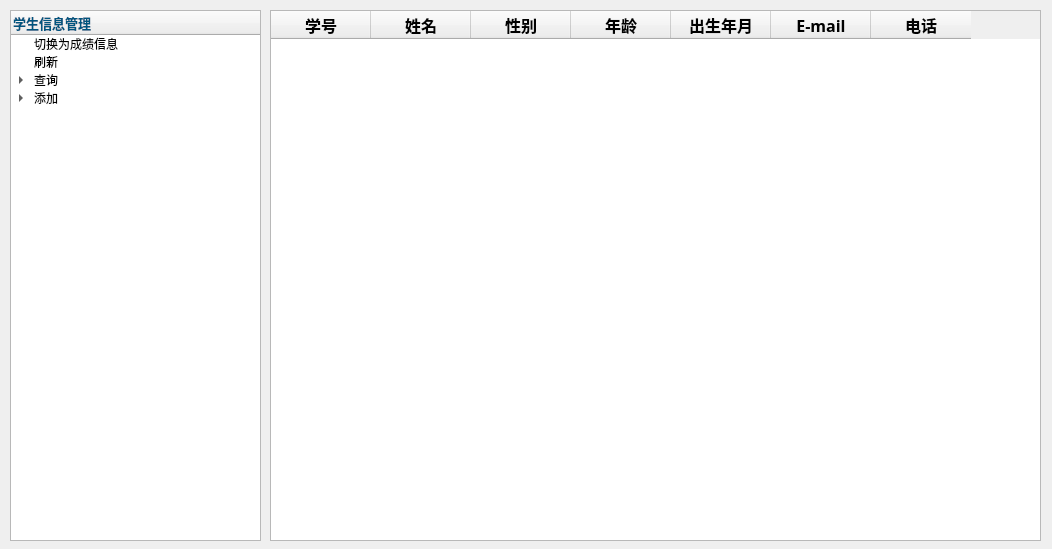
<?xml version="1.0" encoding="UTF-8"?>
<ui version="4.0">
 <class>MainWindow</class>
 <widget class="QMainWindow" name="MainWindow">
  <property name="geometry">
   <rect>
    <x>0</x>
    <y>0</y>
    <width>1052</width>
    <height>549</height>
   </rect>
  </property>
  <property name="windowTitle">
   <string>MainWindow</string>
  </property>
  <widget class="QWidget" name="centralwidget">
   <widget class="QTreeWidget" name="treeWidget">
    <property name="geometry">
     <rect>
      <x>10</x>
      <y>10</y>
      <width>251</width>
      <height>531</height>
     </rect>
    </property>
    <property name="styleSheet">
     <string notr="true">border-image: url(:/newPrefix/Desktop/PyQt5/test.ui/1.jpg);</string>
    </property>
    <column>
     <property name="text">
      <string>学生信息管理</string>
     </property>
     <property name="font">
      <font>
       <family>微软雅黑</family>
       <pointsize>10</pointsize>
       <weight>75</weight>
       <bold>true</bold>
      </font>
     </property>
     <property name="background">
      <color>
       <red>255</red>
       <green>255</green>
       <blue>255</blue>
      </color>
     </property>
     <property name="foreground">
      <brush brushstyle="SolidPattern">
       <color alpha="255">
        <red>0</red>
        <green>85</green>
        <blue>127</blue>
       </color>
      </brush>
     </property>
     <property name="icon">
      <iconset resource="../../../Pictures/4K/美女30P/路风影视模型素材（5TB容量）.url">
       <normaloff>:/newPrefix/timg.jpg</normaloff>
       <normalon>flash.png</normalon>:/newPrefix/timg.jpg</iconset>
     </property>
    </column>
    <item>
     <property name="text">
      <string>切换为成绩信息</string>
     </property>
     <property name="background">
      <brush brushstyle="NoBrush">
       <color alpha="255">
        <red>0</red>
        <green>0</green>
        <blue>127</blue>
       </color>
      </brush>
     </property>
     <property name="foreground">
      <brush brushstyle="NoBrush">
       <color alpha="255">
        <red>0</red>
        <green>0</green>
        <blue>127</blue>
       </color>
      </brush>
     </property>
     <property name="icon">
      <iconset>
       <normaloff>:/newPrefix/Desktop/PyQt5/test.ui/back1.png</normaloff>:/newPrefix/Desktop/PyQt5/test.ui/back1.png</iconset>
     </property>
    </item>
    <item>
     <property name="text">
      <string>刷新</string>
     </property>
     <property name="foreground">
      <brush brushstyle="NoBrush">
       <color alpha="255">
        <red>0</red>
        <green>0</green>
        <blue>127</blue>
       </color>
      </brush>
     </property>
     <property name="icon">
      <iconset>
       <normaloff>:/newPrefix/Desktop/PyQt5/test.ui/Refresh.png</normaloff>:/newPrefix/Desktop/PyQt5/test.ui/Refresh.png</iconset>
     </property>
    </item>
    <item>
     <property name="text">
      <string>查询</string>
     </property>
     <property name="foreground">
      <brush brushstyle="NoBrush">
       <color alpha="255">
        <red>0</red>
        <green>0</green>
        <blue>127</blue>
       </color>
      </brush>
     </property>
     <property name="icon">
      <iconset>
       <normaloff>:/newPrefix/Desktop/PyQt5/test.ui/search.png</normaloff>:/newPrefix/Desktop/PyQt5/test.ui/search.png</iconset>
     </property>
     <item>
      <property name="text">
       <string>按学号</string>
      </property>
      <property name="icon">
       <iconset resource="../../../Pictures/4K/美女30P/路风影视模型素材（5TB容量）.url">
        <normaloff>:/newPrefix/Desktop/PyQt5/test.ui/piliang_ico/字母_a.png</normaloff>:/newPrefix/Desktop/PyQt5/test.ui/piliang_ico/字母_a.png</iconset>
      </property>
     </item>
     <item>
      <property name="text">
       <string>按姓名</string>
      </property>
      <property name="icon">
       <iconset resource="../../../Pictures/4K/美女30P/路风影视模型素材（5TB容量）.url">
        <normaloff>:/newPrefix/Desktop/PyQt5/test.ui/piliang_ico/字母_b.png</normaloff>:/newPrefix/Desktop/PyQt5/test.ui/piliang_ico/字母_b.png</iconset>
      </property>
     </item>
    </item>
    <item>
     <property name="text">
      <string>添加</string>
     </property>
     <property name="foreground">
      <brush brushstyle="NoBrush">
       <color alpha="255">
        <red>0</red>
        <green>0</green>
        <blue>127</blue>
       </color>
      </brush>
     </property>
     <property name="icon">
      <iconset>
       <normaloff>:/newPrefix/Desktop/PyQt5/test.ui/add.png</normaloff>:/newPrefix/Desktop/PyQt5/test.ui/add.png</iconset>
     </property>
     <item>
      <property name="text">
       <string>手动添加</string>
      </property>
      <property name="icon">
       <iconset resource="../../../Pictures/4K/美女30P/路风影视模型素材（5TB容量）.url">
        <normaloff>:/newPrefix/Desktop/PyQt5/test.ui/piliang_ico/添加1.png</normaloff>:/newPrefix/Desktop/PyQt5/test.ui/piliang_ico/添加1.png</iconset>
      </property>
     </item>
     <item>
      <property name="text">
       <string>文件导入</string>
      </property>
      <property name="icon">
       <iconset resource="../../../Pictures/4K/美女30P/路风影视模型素材（5TB容量）.url">
        <normaloff>:/newPrefix/Desktop/PyQt5/test.ui/piliang_ico/添加.png</normaloff>:/newPrefix/Desktop/PyQt5/test.ui/piliang_ico/添加.png</iconset>
      </property>
     </item>
    </item>
   </widget>
   <widget class="QTableWidget" name="tableWidget">
    <property name="enabled">
     <bool>true</bool>
    </property>
    <property name="geometry">
     <rect>
      <x>270</x>
      <y>10</y>
      <width>771</width>
      <height>531</height>
     </rect>
    </property>
    <property name="styleSheet">
     <string notr="true"/>
    </property>
    <property name="sortingEnabled">
     <bool>true</bool>
    </property>
    <column>
     <property name="text">
      <string>学号</string>
     </property>
     <property name="font">
      <font>
       <family>微软雅黑</family>
       <pointsize>12</pointsize>
       <weight>75</weight>
       <bold>true</bold>
      </font>
     </property>
     <property name="icon">
      <iconset resource="../../../Pictures/4K/美女30P/路风影视模型素材（5TB容量）.url">
       <normaloff>:/newPrefix/Desktop/PyQt5/test.ui/piliang_ico/Credit_Card.net.png</normaloff>:/newPrefix/Desktop/PyQt5/test.ui/piliang_ico/Credit_Card.net.png</iconset>
     </property>
    </column>
    <column>
     <property name="text">
      <string>姓名</string>
     </property>
     <property name="font">
      <font>
       <family>微软雅黑</family>
       <pointsize>12</pointsize>
       <weight>75</weight>
       <bold>true</bold>
      </font>
     </property>
     <property name="icon">
      <iconset resource="../../../Pictures/4K/美女30P/路风影视模型素材（5TB容量）.url">
       <normaloff>:/newPrefix/Desktop/PyQt5/test.ui/piliang_ico/ID_128px_1179915_easyicon.net.png</normaloff>:/newPrefix/Desktop/PyQt5/test.ui/piliang_ico/ID_128px_1179915_easyicon.net.png</iconset>
     </property>
    </column>
    <column>
     <property name="text">
      <string>性别</string>
     </property>
     <property name="font">
      <font>
       <family>微软雅黑</family>
       <pointsize>12</pointsize>
       <weight>75</weight>
       <bold>true</bold>
      </font>
     </property>
     <property name="icon">
      <iconset resource="../../../Pictures/4K/美女30P/路风影视模型素材（5TB容量）.url">
       <normaloff>:/newPrefix/Desktop/PyQt5/test.ui/piliang_ico/Sex_.net.png</normaloff>:/newPrefix/Desktop/PyQt5/test.ui/piliang_ico/Sex_.net.png</iconset>
     </property>
    </column>
    <column>
     <property name="text">
      <string>年龄</string>
     </property>
     <property name="font">
      <font>
       <family>微软雅黑</family>
       <pointsize>12</pointsize>
       <weight>75</weight>
       <bold>true</bold>
      </font>
     </property>
     <property name="icon">
      <iconset resource="../../../Pictures/4K/美女30P/路风影视模型素材（5TB容量）.url">
       <normaloff>:/newPrefix/Desktop/PyQt5/test.ui/piliang_ico/Calendar.net.png</normaloff>:/newPrefix/Desktop/PyQt5/test.ui/piliang_ico/Calendar.net.png</iconset>
     </property>
    </column>
    <column>
     <property name="text">
      <string>出生年月</string>
     </property>
     <property name="font">
      <font>
       <family>微软雅黑</family>
       <pointsize>12</pointsize>
       <weight>75</weight>
       <bold>true</bold>
      </font>
     </property>
     <property name="icon">
      <iconset resource="../../../Pictures/4K/美女30P/路风影视模型素材（5TB容量）.url">
       <normaloff>:/newPrefix/Desktop/PyQt5/test.ui/piliang_ico/Calendar_net.png</normaloff>:/newPrefix/Desktop/PyQt5/test.ui/piliang_ico/Calendar_net.png</iconset>
     </property>
    </column>
    <column>
     <property name="text">
      <string>E-mail</string>
     </property>
     <property name="font">
      <font>
       <family>微软雅黑</family>
       <pointsize>12</pointsize>
       <weight>75</weight>
       <bold>true</bold>
      </font>
     </property>
     <property name="icon">
      <iconset resource="../../../Pictures/4K/美女30P/路风影视模型素材（5TB容量）.url">
       <normaloff>:/newPrefix/Desktop/PyQt5/test.ui/piliang_ico/Email_996px_1195279_easyicon.net.png</normaloff>:/newPrefix/Desktop/PyQt5/test.ui/piliang_ico/Email_996px_1195279_easyicon.net.png</iconset>
     </property>
    </column>
    <column>
     <property name="text">
      <string>电话</string>
     </property>
     <property name="font">
      <font>
       <family>微软雅黑</family>
       <pointsize>12</pointsize>
       <weight>75</weight>
       <bold>true</bold>
      </font>
     </property>
     <property name="icon">
      <iconset resource="../../../Pictures/4K/美女30P/路风影视模型素材（5TB容量）.url">
       <normaloff>:/newPrefix/Desktop/PyQt5/test.ui/piliang_ico/phone_.net.png</normaloff>:/newPrefix/Desktop/PyQt5/test.ui/piliang_ico/phone_.net.png</iconset>
     </property>
    </column>
   </widget>
  </widget>
 </widget>
 <resources>
  <include location="../../../Pictures/4K/美女30P/路风影视模型素材（5TB容量）.url"/>
 </resources>
 <connections/>
</ui>
